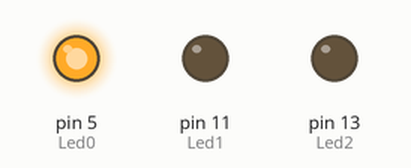
Recording of a sketch running on a simulated Arduino Uno, built with avr-gcc and run on an emulated ATmega328P. On the bench: output pins drawn as LEDs (lit = HIGH).

Above: at 0.2 s.
At 0.7 s:
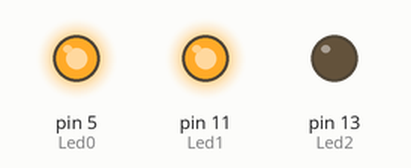
At 2.0 s:
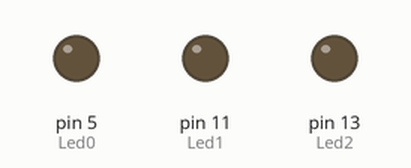
At 3.3 s:
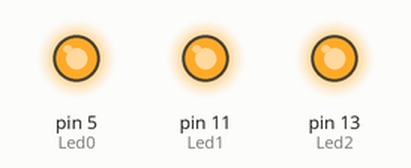
Timing chart, 0 to 4.8 s (numbered marks = the images above):
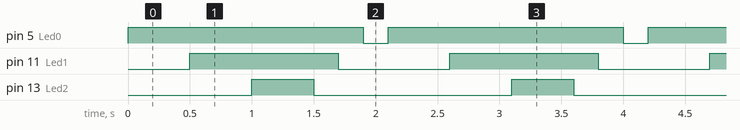

The sketch:

P2-3_Leds_Q2.ino
```cpp
// Croquis P2-3_Leds_Q2.ino

//----- CONSTANTES -----
#define Led0 5  // LED 0 sur la ligne d'E/S 5
#define Led1 11 // LED 1 sur la ligne d'E/S 11
#define Led2 13 // LED 2 sur la ligne d'E/S 13

//----- VARIABLES -----
int tempsLed = 500; // Temps d'attente
int tempsEteint = 200; // Temps d'attente pour l'extinction

//----- PROCEDURE D'INITIALISATION -----
void setup() { // Les 3 lignes en sortie
  pinMode(Led0, OUTPUT);
  pinMode(Led1, OUTPUT);
  pinMode(Led2, OUTPUT);
}

//----- BOUCLE PRINCIPALE -----
void loop(){
  // Allumage...
  digitalWrite(Led0, HIGH); // LED 0 allumée
  delay(tempsLed); // Attente de tempsLed millisecondes
  digitalWrite(Led1, HIGH); // LED 1 allumée
  delay(tempsLed);
  digitalWrite(Led2, HIGH); // LED 2 allumée
  delay(tempsLed);
  // Extinction...
  digitalWrite(Led2, LOW);  // LED 2 éteinte
  delay(tempsEteint); // Attente de tempsEteint millisecondes
  digitalWrite(Led1, LOW);  // LED 1 éteinte
  delay(tempsEteint);
  digitalWrite(Led0, LOW);  // LED 0 éteinte
  delay(tempsEteint);
}
```

Measured:
- by itself, pin 5 (Led0): alternates HIGH for 1.9 s and LOW for 0.20 s
- by itself, pin 11 (Led1): alternates HIGH for 1.2 s and LOW for 0.90 s
- by itself, pin 13 (Led2): alternates HIGH for 0.50 s and LOW for 1.6 s
